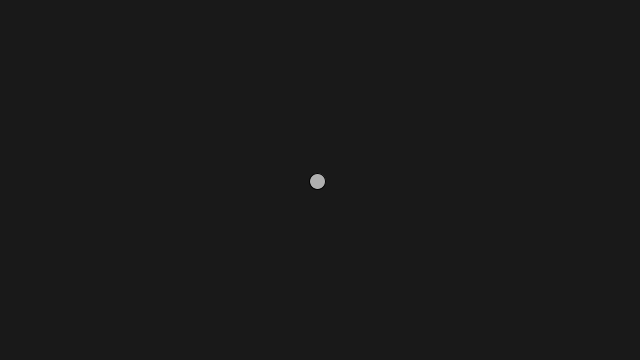
Frame 1 (no input)
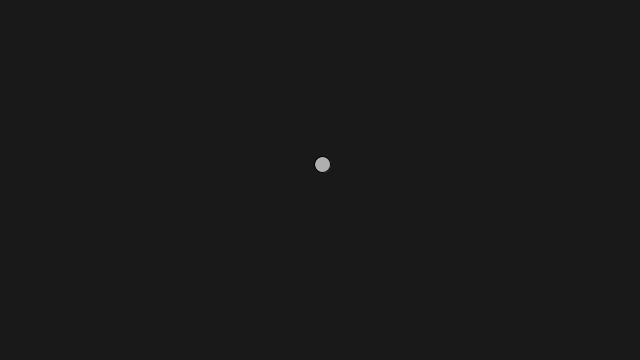
Frame 60 (the mouse pressed at the canvas centre just before this capture)
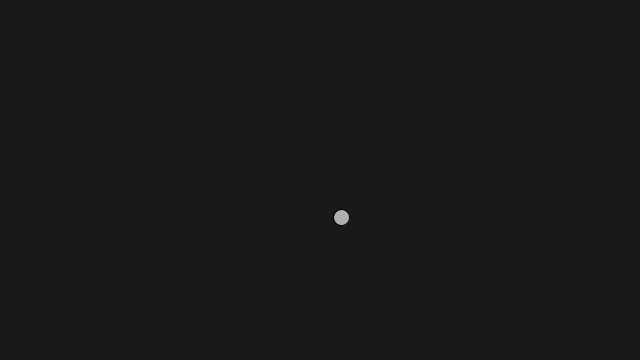
Frame 120 (the mouse held since frame 60 and released just before this capture)

The Processing sketch that drew these frames (run headless with seeded random() and noise(); from frame 60 on, the mouse is pressed at the canvas centre):

// Processing sketch: sketch_200415a
// ── sketch_200415a.pde
//Declarem un objecte Mover.
Mover bola;
void setup() {
  
  
  
 size(640,360);
 
 //Inicialitzem l'objecte bola.
 bola=new Mover();


}



void draw() {
  background(25);
  
  //Cridem els metodes de la classe 
  bola.update();
    bola.display();
      bola.checkEdges();
     

      }
  

// ── class.pde
  
  class Mover
  {
    //Creem les variables i els PVectors necessaris
    PVector location;
    PVector velocity;
      PVector acceleration;
  
    float topspeed;
    
    Mover(){
      
    //L'objecte començarà al mig de la pantalla i tindrà una velocitat aleatòria
    location = new PVector(width/2,height/2);
      

    }
    
    
    void update(){
    //Diem que tingui una acceleració random entre 10
     acceleration = PVector.random2D();
     acceleration.mult(random(10));
  
           
      //Diem que tingui una velocitat random entre 10 
      velocity = PVector.random2D();
      velocity.mult(random(10));


    //la posició canvia per la velocitat
    location.add(velocity);
    }
    
    //Mostra l'elipse amb velocitat i acceleració random
        void display(){
        stroke(0);
        fill(175);
        ellipse(location.x,location.y,16,16);
        
      }
      
      //Metode que fa que si la bola va al limit de la pantalla aparegui per la banda contraria.
      void checkEdges(){
        if(location.x>width){
          location.x=0;
        }
        else if(location.x<0){
          location.x=width;
        }
         if(location.y>height){
          location.y=0;
        }
        else if(location.y<0){
          location.y=height;
        }
      }
  }
